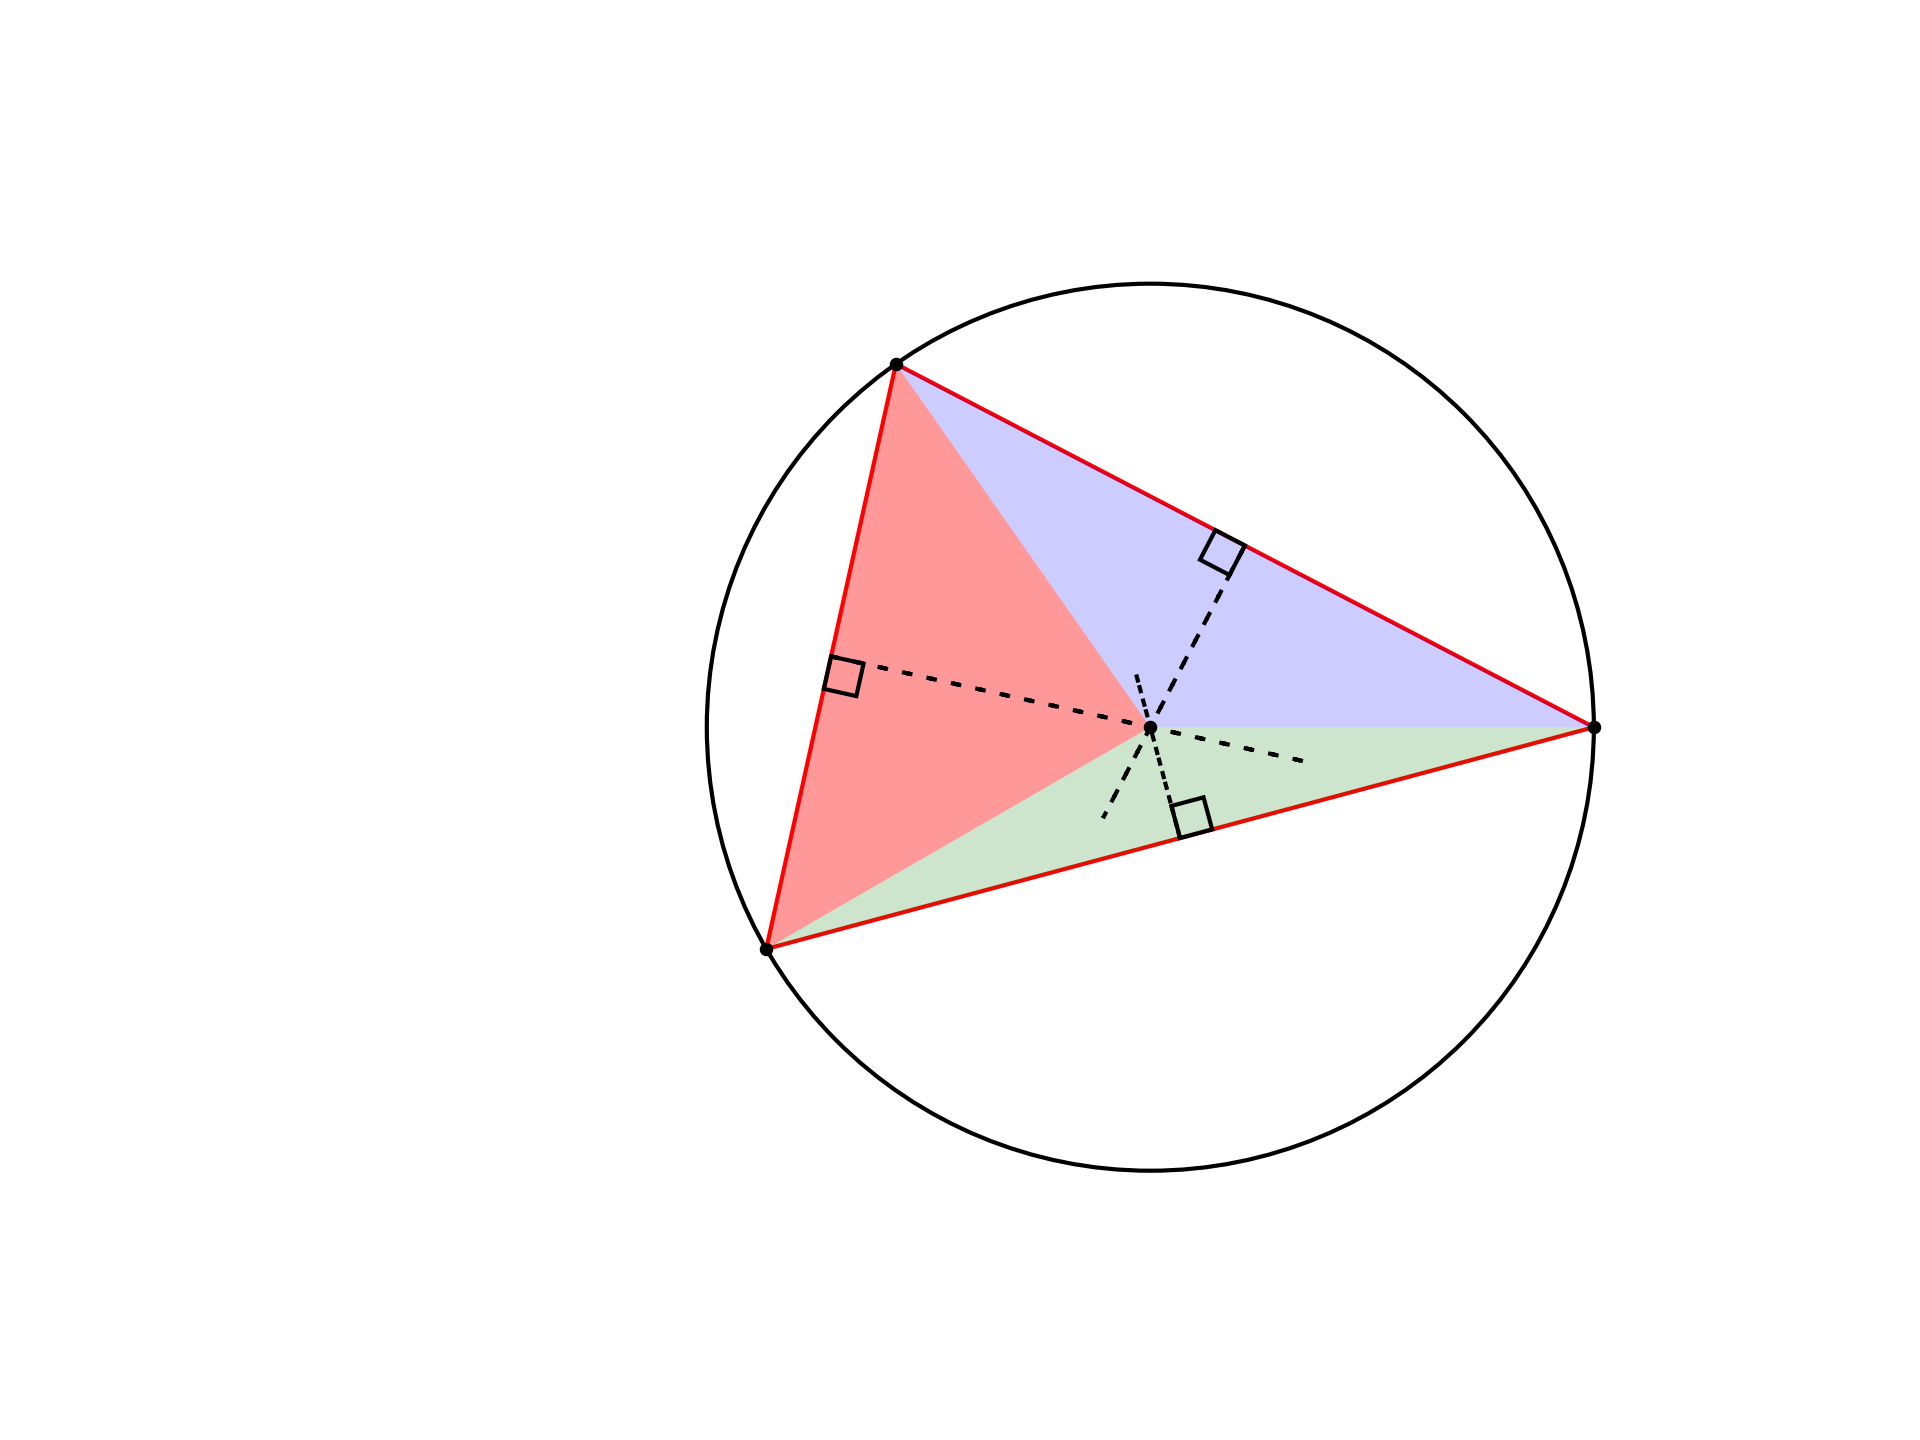

The Python source for this figure:
import matplotlib.pyplot as plt
import numpy as np
import geometry as geo

fig, ax = geo.init()
ax.set(xlim=(-30,100), ylim=(0,100))

Q = geo.Point(50,50)
r = 40

circle = geo.get_circle(Q,r)
circle.set_edgecolor('k')
ax.add_patch(circle)

A = geo.get_point_at_angle_on_circle(210, [Q,r])
B = geo.get_point_at_angle_on_circle(  0, [Q,r])
C = geo.get_point_at_angle_on_circle(125, [Q,r])


K = geo.get_midpoint([A,B])
L = geo.get_midpoint([A,C])
M = geo.get_midpoint([B,C])

geo.opg(ax,[A,B,C])

geo.fpg(ax,[Q,A,C],fc='r',alpha=0.4)
geo.fpg(ax,[Q,B,C],fc='b',alpha=0.2)
geo.fpg(ax,[Q,A,B],fc='g',alpha=0.2)

box = geo.mra(K,[B,Q])
geo.opg(ax,box,ec='k')

box = geo.mra(L,[A,Q])
geo.opg(ax,box,ec='k')

box = geo.mra(M,[C,Q])
geo.opg(ax,box,ec='k')

tmp = geo.get_point_by_fractional_length(
    [K,Q],1.5)
geo.dls(ax,[K,tmp],ls=(0,(2,4)))

tmp = geo.get_point_by_fractional_length(
    [L,Q],1.5)
geo.dls(ax,[L,tmp],ls=(0,(2,4)))

tmp = geo.get_point_by_fractional_length(
    [M,Q],1.5)
geo.dls(ax,[M,tmp],ls=(0,(2,4)))


geo.scp(ax,[A,B,C,Q],s=5)


geo.savefig(plt)
